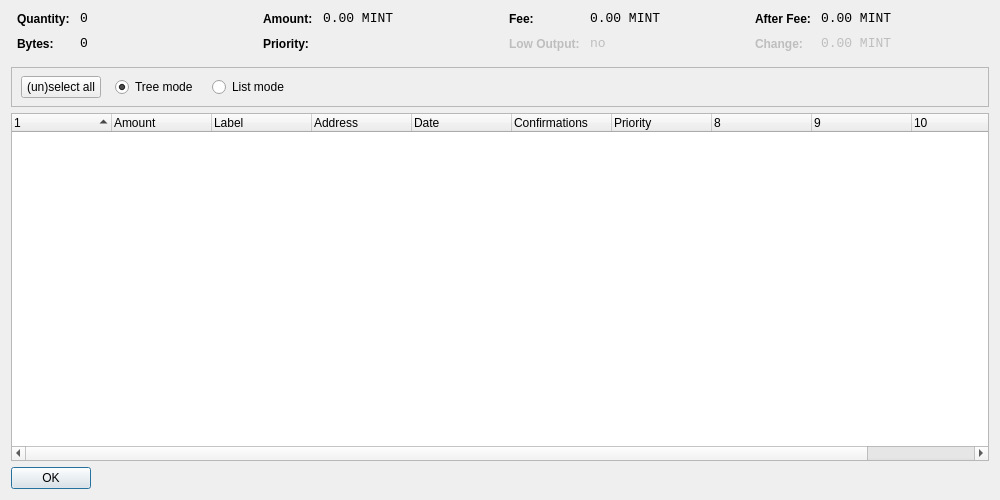
<?xml version="1.0" encoding="UTF-8"?>
<ui version="4.0">
 <class>CoinControlDialog</class>
 <widget class="QDialog" name="CoinControlDialog">
  <property name="geometry">
   <rect>
    <x>0</x>
    <y>0</y>
    <width>1000</width>
    <height>500</height>
   </rect>
  </property>
  <property name="windowTitle">
   <string>Coin Control</string>
  </property>
  <layout class="QVBoxLayout" name="verticalLayout">
   <item>
    <layout class="QHBoxLayout" name="horizontalLayoutTop" stretch="0,0,0,0">
     <property name="topMargin">
      <number>0</number>
     </property>
     <property name="bottomMargin">
      <number>10</number>
     </property>
     <item>
      <layout class="QFormLayout" name="formLayoutCoinControl1">
       <property name="horizontalSpacing">
        <number>10</number>
       </property>
       <property name="verticalSpacing">
        <number>10</number>
       </property>
       <property name="leftMargin">
        <number>6</number>
       </property>
       <property name="rightMargin">
        <number>6</number>
       </property>
       <item row="0" column="0">
        <widget class="QLabel" name="labelCoinControlQuantityText">
         <property name="styleSheet">
          <string notr="true">font-weight:bold;</string>
         </property>
         <property name="text">
          <string>Quantity:</string>
         </property>
        </widget>
       </item>
       <item row="0" column="1">
        <widget class="QLabel" name="labelCoinControlQuantity">
         <property name="font">
          <font>
           <family>Monospace</family>
           <pointsize>10</pointsize>
          </font>
         </property>
         <property name="cursor">
          <cursorShape>IBeamCursor</cursorShape>
         </property>
         <property name="contextMenuPolicy">
          <enum>Qt::ActionsContextMenu</enum>
         </property>
         <property name="text">
          <string>0</string>
         </property>
         <property name="textInteractionFlags">
          <set>Qt::LinksAccessibleByMouse|Qt::TextSelectableByKeyboard|Qt::TextSelectableByMouse</set>
         </property>
        </widget>
       </item>
       <item row="1" column="0">
        <widget class="QLabel" name="labelCoinControlBytesText">
         <property name="styleSheet">
          <string notr="true">font-weight:bold;</string>
         </property>
         <property name="text">
          <string>Bytes:</string>
         </property>
        </widget>
       </item>
       <item row="1" column="1">
        <widget class="QLabel" name="labelCoinControlBytes">
         <property name="font">
          <font>
           <family>Monospace</family>
           <pointsize>10</pointsize>
          </font>
         </property>
         <property name="cursor">
          <cursorShape>IBeamCursor</cursorShape>
         </property>
         <property name="contextMenuPolicy">
          <enum>Qt::ActionsContextMenu</enum>
         </property>
         <property name="text">
          <string>0</string>
         </property>
         <property name="textInteractionFlags">
          <set>Qt::LinksAccessibleByMouse|Qt::TextSelectableByKeyboard|Qt::TextSelectableByMouse</set>
         </property>
        </widget>
       </item>
      </layout>
     </item>
     <item>
      <layout class="QFormLayout" name="formLayoutCoinControl2">
       <property name="horizontalSpacing">
        <number>10</number>
       </property>
       <property name="verticalSpacing">
        <number>10</number>
       </property>
       <property name="leftMargin">
        <number>6</number>
       </property>
       <property name="rightMargin">
        <number>6</number>
       </property>
       <item row="0" column="0">
        <widget class="QLabel" name="labelCoinControlAmountText">
         <property name="styleSheet">
          <string notr="true">font-weight:bold;</string>
         </property>
         <property name="text">
          <string>Amount:</string>
         </property>
        </widget>
       </item>
       <item row="0" column="1">
        <widget class="QLabel" name="labelCoinControlAmount">
         <property name="font">
          <font>
           <family>Monospace</family>
           <pointsize>10</pointsize>
          </font>
         </property>
         <property name="cursor">
          <cursorShape>IBeamCursor</cursorShape>
         </property>
         <property name="contextMenuPolicy">
          <enum>Qt::ActionsContextMenu</enum>
         </property>
         <property name="text">
          <string>0.00 MINT</string>
         </property>
         <property name="textInteractionFlags">
          <set>Qt::LinksAccessibleByMouse|Qt::TextSelectableByKeyboard|Qt::TextSelectableByMouse</set>
         </property>
        </widget>
       </item>
       <item row="1" column="0">
        <widget class="QLabel" name="labelCoinControlPriorityText">
         <property name="styleSheet">
          <string notr="true">font-weight:bold;</string>
         </property>
         <property name="text">
          <string>Priority:</string>
         </property>
        </widget>
       </item>
       <item row="1" column="1">
        <widget class="QLabel" name="labelCoinControlPriority">
         <property name="font">
          <font>
           <family>Monospace</family>
           <pointsize>10</pointsize>
          </font>
         </property>
         <property name="cursor">
          <cursorShape>IBeamCursor</cursorShape>
         </property>
         <property name="contextMenuPolicy">
          <enum>Qt::ActionsContextMenu</enum>
         </property>
         <property name="text">
          <string/>
         </property>
         <property name="textInteractionFlags">
          <set>Qt::LinksAccessibleByMouse|Qt::TextSelectableByKeyboard|Qt::TextSelectableByMouse</set>
         </property>
        </widget>
       </item>
      </layout>
     </item>
     <item>
      <layout class="QFormLayout" name="formLayoutCoinControl3">
       <property name="horizontalSpacing">
        <number>10</number>
       </property>
       <property name="verticalSpacing">
        <number>10</number>
       </property>
       <property name="leftMargin">
        <number>6</number>
       </property>
       <property name="rightMargin">
        <number>6</number>
       </property>
       <item row="0" column="0">
        <widget class="QLabel" name="labelCoinControlFeeText">
         <property name="styleSheet">
          <string notr="true">font-weight:bold;</string>
         </property>
         <property name="text">
          <string>Fee:</string>
         </property>
        </widget>
       </item>
       <item row="0" column="1">
        <widget class="QLabel" name="labelCoinControlFee">
         <property name="font">
          <font>
           <family>Monospace</family>
           <pointsize>10</pointsize>
          </font>
         </property>
         <property name="cursor">
          <cursorShape>IBeamCursor</cursorShape>
         </property>
         <property name="contextMenuPolicy">
          <enum>Qt::ActionsContextMenu</enum>
         </property>
         <property name="text">
          <string>0.00 MINT</string>
         </property>
         <property name="textInteractionFlags">
          <set>Qt::LinksAccessibleByMouse|Qt::TextSelectableByKeyboard|Qt::TextSelectableByMouse</set>
         </property>
        </widget>
       </item>
       <item row="1" column="0">
        <widget class="QLabel" name="labelCoinControlLowOutputText">
         <property name="enabled">
          <bool>false</bool>
         </property>
         <property name="styleSheet">
          <string notr="true">font-weight:bold;</string>
         </property>
         <property name="text">
          <string>Low Output:</string>
         </property>
        </widget>
       </item>
       <item row="1" column="1">
        <widget class="QLabel" name="labelCoinControlLowOutput">
         <property name="enabled">
          <bool>false</bool>
         </property>
         <property name="font">
          <font>
           <family>Monospace</family>
           <pointsize>10</pointsize>
          </font>
         </property>
         <property name="cursor">
          <cursorShape>IBeamCursor</cursorShape>
         </property>
         <property name="contextMenuPolicy">
          <enum>Qt::ActionsContextMenu</enum>
         </property>
         <property name="text">
          <string>no</string>
         </property>
         <property name="textInteractionFlags">
          <set>Qt::LinksAccessibleByMouse|Qt::TextSelectableByKeyboard|Qt::TextSelectableByMouse</set>
         </property>
        </widget>
       </item>
      </layout>
     </item>
     <item>
      <layout class="QFormLayout" name="formLayoutCoinControl4">
       <property name="horizontalSpacing">
        <number>10</number>
       </property>
       <property name="verticalSpacing">
        <number>10</number>
       </property>
       <property name="leftMargin">
        <number>6</number>
       </property>
       <property name="rightMargin">
        <number>6</number>
       </property>
       <item row="0" column="0">
        <widget class="QLabel" name="labelCoinControlAfterFeeText">
         <property name="styleSheet">
          <string notr="true">font-weight:bold;</string>
         </property>
         <property name="text">
          <string>After Fee:</string>
         </property>
        </widget>
       </item>
       <item row="0" column="1">
        <widget class="QLabel" name="labelCoinControlAfterFee">
         <property name="font">
          <font>
           <family>Monospace</family>
           <pointsize>10</pointsize>
          </font>
         </property>
         <property name="cursor">
          <cursorShape>IBeamCursor</cursorShape>
         </property>
         <property name="contextMenuPolicy">
          <enum>Qt::ActionsContextMenu</enum>
         </property>
         <property name="text">
          <string>0.00 MINT</string>
         </property>
         <property name="textInteractionFlags">
          <set>Qt::LinksAccessibleByMouse|Qt::TextSelectableByKeyboard|Qt::TextSelectableByMouse</set>
         </property>
        </widget>
       </item>
       <item row="1" column="0">
        <widget class="QLabel" name="labelCoinControlChangeText">
         <property name="enabled">
          <bool>false</bool>
         </property>
         <property name="styleSheet">
          <string notr="true">font-weight:bold;</string>
         </property>
         <property name="text">
          <string>Change:</string>
         </property>
        </widget>
       </item>
       <item row="1" column="1">
        <widget class="QLabel" name="labelCoinControlChange">
         <property name="enabled">
          <bool>false</bool>
         </property>
         <property name="font">
          <font>
           <family>Monospace</family>
           <pointsize>10</pointsize>
          </font>
         </property>
         <property name="cursor">
          <cursorShape>IBeamCursor</cursorShape>
         </property>
         <property name="contextMenuPolicy">
          <enum>Qt::ActionsContextMenu</enum>
         </property>
         <property name="text">
          <string>0.00 MINT</string>
         </property>
         <property name="textInteractionFlags">
          <set>Qt::LinksAccessibleByMouse|Qt::TextSelectableByKeyboard|Qt::TextSelectableByMouse</set>
         </property>
        </widget>
       </item>
      </layout>
     </item>
    </layout>
   </item>
   <item>
    <widget class="QFrame" name="frame">
     <property name="minimumSize">
      <size>
       <width>0</width>
       <height>40</height>
      </size>
     </property>
     <property name="frameShape">
      <enum>QFrame::StyledPanel</enum>
     </property>
     <property name="frameShadow">
      <enum>QFrame::Sunken</enum>
     </property>
     <widget class="QWidget" name="horizontalLayoutWidget">
      <property name="geometry">
       <rect>
        <x>10</x>
        <y>0</y>
        <width>781</width>
        <height>41</height>
       </rect>
      </property>
      <layout class="QHBoxLayout" name="horizontalLayoutPanel" stretch="0,0,0,0,0">
       <property name="spacing">
        <number>14</number>
       </property>
       <item>
        <widget class="QPushButton" name="pushButtonSelectAll">
         <property name="sizePolicy">
          <sizepolicy hsizetype="Maximum" vsizetype="Fixed">
           <horstretch>0</horstretch>
           <verstretch>0</verstretch>
          </sizepolicy>
         </property>
         <property name="text">
          <string>(un)select all</string>
         </property>
        </widget>
       </item>
       <item>
        <widget class="QRadioButton" name="radioTreeMode">
         <property name="sizePolicy">
          <sizepolicy hsizetype="Maximum" vsizetype="Fixed">
           <horstretch>0</horstretch>
           <verstretch>0</verstretch>
          </sizepolicy>
         </property>
         <property name="text">
          <string>Tree mode</string>
         </property>
         <property name="checked">
          <bool>true</bool>
         </property>
        </widget>
       </item>
       <item>
        <widget class="QRadioButton" name="radioListMode">
         <property name="sizePolicy">
          <sizepolicy hsizetype="Maximum" vsizetype="Fixed">
           <horstretch>0</horstretch>
           <verstretch>0</verstretch>
          </sizepolicy>
         </property>
         <property name="text">
          <string>List mode</string>
         </property>
        </widget>
       </item>
       <item>
        <spacer name="horizontalSpacer">
         <property name="orientation">
          <enum>Qt::Horizontal</enum>
         </property>
         <property name="sizeHint" stdset="0">
          <size>
           <width>40</width>
           <height>20</height>
          </size>
         </property>
        </spacer>
       </item>
      </layout>
     </widget>
    </widget>
   </item>
   <item>
    <widget class="CoinControlTreeWidget" name="treeWidget">
     <property name="contextMenuPolicy">
      <enum>Qt::CustomContextMenu</enum>
     </property>
     <property name="sortingEnabled">
      <bool>false</bool>
     </property>
     <property name="columnCount">
      <number>11</number>
     </property>
     <attribute name="headerShowSortIndicator" stdset="0">
      <bool>true</bool>
     </attribute>
     <attribute name="headerStretchLastSection">
      <bool>false</bool>
     </attribute>
     <column>
      <property name="text">
       <string/>
      </property>
     </column>
     <column>
      <property name="text">
       <string>Amount</string>
      </property>
     </column>
     <column>
      <property name="text">
       <string>Label</string>
      </property>
     </column>
     <column>
      <property name="text">
       <string>Address</string>
      </property>
     </column>
     <column>
      <property name="text">
       <string>Date</string>
      </property>
     </column>
     <column>
      <property name="text">
       <string>Confirmations</string>
      </property>
      <property name="toolTip">
       <string>Confirmed</string>
      </property>
     </column>
     <column>
      <property name="text">
       <string>Priority</string>
      </property>
     </column>
     <column>
      <property name="text">
       <string/>
      </property>
     </column>
     <column>
      <property name="text">
       <string/>
      </property>
     </column>
     <column>
      <property name="text">
       <string/>
      </property>
     </column>
     <column>
      <property name="text">
       <string/>
      </property>
     </column>
    </widget>
   </item>
   <item>
    <widget class="QDialogButtonBox" name="buttonBox">
     <property name="sizePolicy">
      <sizepolicy hsizetype="Maximum" vsizetype="Fixed">
       <horstretch>0</horstretch>
       <verstretch>0</verstretch>
      </sizepolicy>
     </property>
     <property name="orientation">
      <enum>Qt::Horizontal</enum>
     </property>
     <property name="standardButtons">
      <set>QDialogButtonBox::Ok</set>
     </property>
    </widget>
   </item>
  </layout>
 </widget>
 <customwidgets>
  <customwidget>
   <class>CoinControlTreeWidget</class>
   <extends>QTreeWidget</extends>
   <header>coincontroltreewidget.h</header>
  </customwidget>
 </customwidgets>
 <resources/>
 <connections/>
</ui>
